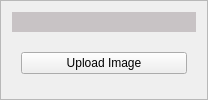
            <widget class="QFrame" name="UploadImageFrame">
             <property name="frameShape">
              <enum>QFrame::StyledPanel</enum>
             </property>
             <property name="frameShadow">
              <enum>QFrame::Raised</enum>
             </property>
             <layout class="QGridLayout" name="gridLayout_3">
              <item row="0" column="0">
               <widget class="QLabel" name="UploadedImage">
                <property name="minimumSize">
                 <size>
                  <width>0</width>
                  <height>0</height>
                 </size>
                </property>
                <property name="maximumSize">
                 <size>
                  <width>16777215</width>
                  <height>16777215</height>
                 </size>
                </property>
                <property name="palette">
                 <palette>
                  <active>
                   <colorrole role="WindowText">
                    <brush brushstyle="SolidPattern">
                     <color alpha="255">
                      <red>0</red>
                      <green>0</green>
                      <blue>0</blue>
                     </color>
                    </brush>
                   </colorrole>
                   <colorrole role="Button">
                    <brush brushstyle="SolidPattern">
                     <color alpha="255">
                      <red>200</red>
                      <green>195</green>
                      <blue>197</blue>
                     </color>
                    </brush>
                   </colorrole>
                   <colorrole role="Light">
                    <brush brushstyle="SolidPattern">
                     <color alpha="255">
                      <red>255</red>
                      <green>255</green>
                      <blue>255</blue>
                     </color>
                    </brush>
                   </colorrole>
                   <colorrole role="Midlight">
                    <brush brushstyle="SolidPattern">
                     <color alpha="255">
                      <red>227</red>
                      <green>225</green>
                      <blue>226</blue>
                     </color>
                    </brush>
                   </colorrole>
                   <colorrole role="Dark">
                    <brush brushstyle="SolidPattern">
                     <color alpha="255">
                      <red>100</red>
                      <green>97</green>
                      <blue>98</blue>
                     </color>
                    </brush>
                   </colorrole>
                   <colorrole role="Mid">
                    <brush brushstyle="SolidPattern">
                     <color alpha="255">
                      <red>133</red>
                      <green>130</green>
                      <blue>131</blue>
                     </color>
                    </brush>
                   </colorrole>
                   <colorrole role="Text">
                    <brush brushstyle="SolidPattern">
                     <color alpha="255">
                      <red>0</red>
                      <green>0</green>
                      <blue>0</blue>
                     </color>
                    </brush>
                   </colorrole>
                   <colorrole role="BrightText">
                    <brush brushstyle="SolidPattern">
                     <color alpha="255">
                      <red>255</red>
                      <green>255</green>
                      <blue>255</blue>
                     </color>
                    </brush>
                   </colorrole>
                   <colorrole role="ButtonText">
                    <brush brushstyle="SolidPattern">
                     <color alpha="255">
                      <red>0</red>
                      <green>0</green>
                      <blue>0</blue>
                     </color>
                    </brush>
                   </colorrole>
                   <colorrole role="Base">
                    <brush brushstyle="SolidPattern">
                     <color alpha="255">
                      <red>255</red>
                      <green>255</green>
                      <blue>255</blue>
                     </color>
                    </brush>
                   </colorrole>
                   <colorrole role="Window">
                    <brush brushstyle="SolidPattern">
                     <color alpha="255">
                      <red>200</red>
                      <green>195</green>
                      <blue>197</blue>
                     </color>
                    </brush>
                   </colorrole>
                   <colorrole role="Shadow">
                    <brush brushstyle="SolidPattern">
                     <color alpha="255">
                      <red>0</red>
                      <green>0</green>
                      <blue>0</blue>
                     </color>
                    </brush>
                   </colorrole>
                   <colorrole role="AlternateBase">
                    <brush brushstyle="SolidPattern">
                     <color alpha="255">
                      <red>227</red>
                      <green>225</green>
                      <blue>226</blue>
                     </color>
                    </brush>
                   </colorrole>
                   <colorrole role="ToolTipBase">
                    <brush brushstyle="SolidPattern">
                     <color alpha="255">
                      <red>255</red>
                      <green>255</green>
                      <blue>220</blue>
                     </color>
                    </brush>
                   </colorrole>
                   <colorrole role="ToolTipText">
                    <brush brushstyle="SolidPattern">
                     <color alpha="255">
                      <red>0</red>
                      <green>0</green>
                      <blue>0</blue>
                     </color>
                    </brush>
                   </colorrole>
                  </active>
                  <inactive>
                   <colorrole role="WindowText">
                    <brush brushstyle="SolidPattern">
                     <color alpha="255">
                      <red>0</red>
                      <green>0</green>
                      <blue>0</blue>
                     </color>
                    </brush>
                   </colorrole>
                   <colorrole role="Button">
                    <brush brushstyle="SolidPattern">
                     <color alpha="255">
                      <red>200</red>
                      <green>195</green>
                      <blue>197</blue>
                     </color>
                    </brush>
                   </colorrole>
                   <colorrole role="Light">
                    <brush brushstyle="SolidPattern">
                     <color alpha="255">
                      <red>255</red>
                      <green>255</green>
                      <blue>255</blue>
                     </color>
                    </brush>
                   </colorrole>
                   <colorrole role="Midlight">
                    <brush brushstyle="SolidPattern">
                     <color alpha="255">
                      <red>227</red>
                      <green>225</green>
                      <blue>226</blue>
                     </color>
                    </brush>
                   </colorrole>
                   <colorrole role="Dark">
                    <brush brushstyle="SolidPattern">
                     <color alpha="255">
                      <red>100</red>
                      <green>97</green>
                      <blue>98</blue>
                     </color>
                    </brush>
                   </colorrole>
                   <colorrole role="Mid">
                    <brush brushstyle="SolidPattern">
                     <color alpha="255">
                      <red>133</red>
                      <green>130</green>
                      <blue>131</blue>
                     </color>
                    </brush>
                   </colorrole>
                   <colorrole role="Text">
                    <brush brushstyle="SolidPattern">
                     <color alpha="255">
                      <red>0</red>
                      <green>0</green>
                      <blue>0</blue>
                     </color>
                    </brush>
                   </colorrole>
                   <colorrole role="BrightText">
                    <brush brushstyle="SolidPattern">
                     <color alpha="255">
                      <red>255</red>
                      <green>255</green>
                      <blue>255</blue>
                     </color>
                    </brush>
                   </colorrole>
                   <colorrole role="ButtonText">
                    <brush brushstyle="SolidPattern">
                     <color alpha="255">
                      <red>0</red>
                      <green>0</green>
                      <blue>0</blue>
                     </color>
                    </brush>
                   </colorrole>
                   <colorrole role="Base">
                    <brush brushstyle="SolidPattern">
                     <color alpha="255">
                      <red>255</red>
                      <green>255</green>
                      <blue>255</blue>
                     </color>
                    </brush>
                   </colorrole>
                   <colorrole role="Window">
                    <brush brushstyle="SolidPattern">
                     <color alpha="255">
                      <red>200</red>
                      <green>195</green>
                      <blue>197</blue>
                     </color>
                    </brush>
                   </colorrole>
                   <colorrole role="Shadow">
                    <brush brushstyle="SolidPattern">
                     <color alpha="255">
                      <red>0</red>
                      <green>0</green>
                      <blue>0</blue>
                     </color>
                    </brush>
                   </colorrole>
                   <colorrole role="AlternateBase">
                    <brush brushstyle="SolidPattern">
                     <color alpha="255">
                      <red>227</red>
                      <green>225</green>
                      <blue>226</blue>
                     </color>
                    </brush>
                   </colorrole>
                   <colorrole role="ToolTipBase">
                    <brush brushstyle="SolidPattern">
                     <color alpha="255">
                      <red>255</red>
                      <green>255</green>
                      <blue>220</blue>
                     </color>
                    </brush>
                   </colorrole>
                   <colorrole role="ToolTipText">
                    <brush brushstyle="SolidPattern">
                     <color alpha="255">
                      <red>0</red>
                      <green>0</green>
                      <blue>0</blue>
                     </color>
                    </brush>
                   </colorrole>
                  </inactive>
                  <disabled>
                   <colorrole role="WindowText">
                    <brush brushstyle="SolidPattern">
                     <color alpha="255">
                      <red>100</red>
                      <green>97</green>
                      <blue>98</blue>
                     </color>
                    </brush>
                   </colorrole>
                   <colorrole role="Button">
                    <brush brushstyle="SolidPattern">
                     <color alpha="255">
                      <red>200</red>
                      <green>195</green>
                      <blue>197</blue>
                     </color>
                    </brush>
                   </colorrole>
                   <colorrole role="Light">
                    <brush brushstyle="SolidPattern">
                     <color alpha="255">
                      <red>255</red>
                      <green>255</green>
                      <blue>255</blue>
                     </color>
                    </brush>
                   </colorrole>
                   <colorrole role="Midlight">
                    <brush brushstyle="SolidPattern">
                     <color alpha="255">
                      <red>227</red>
                      <green>225</green>
                      <blue>226</blue>
                     </color>
                    </brush>
                   </colorrole>
                   <colorrole role="Dark">
                    <brush brushstyle="SolidPattern">
                     <color alpha="255">
                      <red>100</red>
                      <green>97</green>
                      <blue>98</blue>
                     </color>
                    </brush>
                   </colorrole>
                   <colorrole role="Mid">
                    <brush brushstyle="SolidPattern">
                     <color alpha="255">
                      <red>133</red>
                      <green>130</green>
                      <blue>131</blue>
                     </color>
                    </brush>
                   </colorrole>
                   <colorrole role="Text">
                    <brush brushstyle="SolidPattern">
                     <color alpha="255">
                      <red>100</red>
                      <green>97</green>
                      <blue>98</blue>
                     </color>
                    </brush>
                   </colorrole>
                   <colorrole role="BrightText">
                    <brush brushstyle="SolidPattern">
                     <color alpha="255">
                      <red>255</red>
                      <green>255</green>
                      <blue>255</blue>
                     </color>
                    </brush>
                   </colorrole>
                   <colorrole role="ButtonText">
                    <brush brushstyle="SolidPattern">
                     <color alpha="255">
                      <red>100</red>
                      <green>97</green>
                      <blue>98</blue>
                     </color>
                    </brush>
                   </colorrole>
                   <colorrole role="Base">
                    <brush brushstyle="SolidPattern">
                     <color alpha="255">
                      <red>200</red>
                      <green>195</green>
                      <blue>197</blue>
                     </color>
                    </brush>
                   </colorrole>
                   <colorrole role="Window">
                    <brush brushstyle="SolidPattern">
                     <color alpha="255">
                      <red>200</red>
                      <green>195</green>
                      <blue>197</blue>
                     </color>
                    </brush>
                   </colorrole>
                   <colorrole role="Shadow">
                    <brush brushstyle="SolidPattern">
                     <color alpha="255">
                      <red>0</red>
                      <green>0</green>
                      <blue>0</blue>
                     </color>
                    </brush>
                   </colorrole>
                   <colorrole role="AlternateBase">
                    <brush brushstyle="SolidPattern">
                     <color alpha="255">
                      <red>200</red>
                      <green>195</green>
                      <blue>197</blue>
                     </color>
                    </brush>
                   </colorrole>
                   <colorrole role="ToolTipBase">
                    <brush brushstyle="SolidPattern">
                     <color alpha="255">
                      <red>255</red>
                      <green>255</green>
                      <blue>220</blue>
                     </color>
                    </brush>
                   </colorrole>
                   <colorrole role="ToolTipText">
                    <brush brushstyle="SolidPattern">
                     <color alpha="255">
                      <red>0</red>
                      <green>0</green>
                      <blue>0</blue>
                     </color>
                    </brush>
                   </colorrole>
                  </disabled>
                 </palette>
                </property>
                <property name="autoFillBackground">
                 <bool>true</bool>
                </property>
                <property name="text">
                 <string/>
                </property>
               </widget>
              </item>
              <item row="1" column="0">
               <widget class="QStackedWidget" name="stackedWidget">
                <property name="minimumSize">
                 <size>
                  <width>0</width>
                  <height>0</height>
                 </size>
                </property>
                <property name="maximumSize">
                 <size>
                  <width>16777215</width>
                  <height>50</height>
                 </size>
                </property>
                <property name="currentIndex">
                 <number>0</number>
                </property>
                <widget class="QWidget" name="page_4">
                 <layout class="QHBoxLayout" name="horizontalLayout_2">
                  <item>
                   <widget class="QPushButton" name="UploadImageBtn">
                    <property name="minimumSize">
                     <size>
                      <width>0</width>
                      <height>0</height>
                     </size>
                    </property>
                    <property name="maximumSize">
                     <size>
                      <width>200</width>
                      <height>16777215</height>
                     </size>
                    </property>
                    <property name="text">
                     <string>Upload Image</string>
                    </property>
                   </widget>
                  </item>
                 </layout>
                </widget>
                <widget class="QWidget" name="page_3">
                 <layout class="QHBoxLayout" name="horizontalLayout_5">
                  <item>
                   <widget class="QPushButton" name="DiscardBtn">
                    <property name="text">
                     <string>Discard</string>
                    </property>
                   </widget>
                  </item>
                  <item>
                   <widget class="QPushButton" name="CheckScanBtn">
                    <property name="text">
                     <string>Check/Scan</string>
                    </property>
                   </widget>
                  </item>
                 </layout>
                </widget>
               </widget>
              </item>
             </layout>
            </widget>
